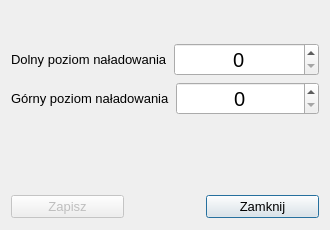
<?xml version="1.0" encoding="UTF-8"?>
<ui version="4.0">
 <class>OknoPowiadomien</class>
 <widget class="QDialog" name="OknoPowiadomien">
  <property name="geometry">
   <rect>
    <x>0</x>
    <y>0</y>
    <width>330</width>
    <height>230</height>
   </rect>
  </property>
  <property name="windowTitle">
   <string>Powiadomienia</string>
  </property>
  <layout class="QVBoxLayout" name="verticalLayout_4">
   <item>
    <layout class="QVBoxLayout" name="verticalLayout_3">
     <item>
      <layout class="QVBoxLayout" name="verticalLayout">
       <item>
        <layout class="QHBoxLayout" name="horizontalLayout">
         <item>
          <widget class="QLabel" name="label">
           <property name="font">
            <font>
             <pointsize>10</pointsize>
            </font>
           </property>
           <property name="text">
            <string>Dolny poziom naładowania</string>
           </property>
           <property name="buddy">
            <cstring>WartoscMin</cstring>
           </property>
          </widget>
         </item>
         <item>
          <widget class="QSpinBox" name="WartoscMin">
           <property name="sizePolicy">
            <sizepolicy hsizetype="Minimum" vsizetype="Fixed">
             <horstretch>0</horstretch>
             <verstretch>0</verstretch>
            </sizepolicy>
           </property>
           <property name="font">
            <font>
             <pointsize>15</pointsize>
            </font>
           </property>
           <property name="acceptDrops">
            <bool>false</bool>
           </property>
           <property name="frame">
            <bool>true</bool>
           </property>
           <property name="alignment">
            <set>Qt::AlignCenter</set>
           </property>
           <property name="readOnly">
            <bool>false</bool>
           </property>
           <property name="buttonSymbols">
            <enum>QAbstractSpinBox::UpDownArrows</enum>
           </property>
           <property name="keyboardTracking">
            <bool>true</bool>
           </property>
           <property name="maximum">
            <number>100</number>
           </property>
           <property name="singleStep">
            <number>5</number>
           </property>
           <property name="stepType">
            <enum>QAbstractSpinBox::DefaultStepType</enum>
           </property>
          </widget>
         </item>
        </layout>
       </item>
       <item>
        <layout class="QHBoxLayout" name="horizontalLayout_2">
         <item>
          <widget class="QLabel" name="label_2">
           <property name="font">
            <font>
             <pointsize>10</pointsize>
            </font>
           </property>
           <property name="text">
            <string>Górny poziom naładowania</string>
           </property>
           <property name="buddy">
            <cstring>WartoscMax</cstring>
           </property>
          </widget>
         </item>
         <item>
          <widget class="QSpinBox" name="WartoscMax">
           <property name="font">
            <font>
             <pointsize>15</pointsize>
            </font>
           </property>
           <property name="alignment">
            <set>Qt::AlignCenter</set>
           </property>
           <property name="readOnly">
            <bool>false</bool>
           </property>
           <property name="buttonSymbols">
            <enum>QAbstractSpinBox::UpDownArrows</enum>
           </property>
           <property name="keyboardTracking">
            <bool>true</bool>
           </property>
           <property name="maximum">
            <number>100</number>
           </property>
           <property name="singleStep">
            <number>5</number>
           </property>
          </widget>
         </item>
        </layout>
       </item>
      </layout>
     </item>
     <item>
      <layout class="QVBoxLayout" name="verticalLayout_2">
       <item>
        <spacer name="horizontalSpacer_4">
         <property name="orientation">
          <enum>Qt::Horizontal</enum>
         </property>
         <property name="sizeHint" stdset="0">
          <size>
           <width>40</width>
           <height>20</height>
          </size>
         </property>
        </spacer>
       </item>
       <item>
        <spacer name="horizontalSpacer_3">
         <property name="orientation">
          <enum>Qt::Horizontal</enum>
         </property>
         <property name="sizeHint" stdset="0">
          <size>
           <width>40</width>
           <height>20</height>
          </size>
         </property>
        </spacer>
       </item>
      </layout>
     </item>
    </layout>
   </item>
   <item>
    <layout class="QHBoxLayout" name="horizontalLayout_3">
     <item>
      <widget class="QPushButton" name="pushButton">
       <property name="enabled">
        <bool>false</bool>
       </property>
       <property name="font">
        <font>
         <pointsize>10</pointsize>
        </font>
       </property>
       <property name="text">
        <string>Zapisz</string>
       </property>
       <property name="autoDefault">
        <bool>false</bool>
       </property>
       <property name="flat">
        <bool>false</bool>
       </property>
      </widget>
     </item>
     <item>
      <widget class="QLabel" name="EasterText">
       <property name="enabled">
        <bool>true</bool>
       </property>
       <property name="minimumSize">
        <size>
         <width>70</width>
         <height>25</height>
        </size>
       </property>
       <property name="maximumSize">
        <size>
         <width>70</width>
         <height>25</height>
        </size>
       </property>
       <property name="font">
        <font>
         <family>Comic Sans MS</family>
         <weight>75</weight>
         <bold>true</bold>
        </font>
       </property>
       <property name="text">
        <string/>
       </property>
       <property name="alignment">
        <set>Qt::AlignCenter</set>
       </property>
       <property name="wordWrap">
        <bool>false</bool>
       </property>
      </widget>
     </item>
     <item>
      <widget class="QPushButton" name="pushButton_2">
       <property name="font">
        <font>
         <pointsize>10</pointsize>
        </font>
       </property>
       <property name="text">
        <string>Zamknij</string>
       </property>
       <property name="autoDefault">
        <bool>false</bool>
       </property>
       <property name="default">
        <bool>true</bool>
       </property>
      </widget>
     </item>
    </layout>
   </item>
  </layout>
 </widget>
 <tabstops>
  <tabstop>pushButton_2</tabstop>
  <tabstop>WartoscMin</tabstop>
  <tabstop>WartoscMax</tabstop>
 </tabstops>
 <resources/>
 <connections>
  <connection>
   <sender>pushButton_2</sender>
   <signal>clicked()</signal>
   <receiver>OknoPowiadomien</receiver>
   <slot>close()</slot>
   <hints>
    <hint type="sourcelabel">
     <x>131</x>
     <y>102</y>
    </hint>
    <hint type="destinationlabel">
     <x>56</x>
     <y>110</y>
    </hint>
   </hints>
  </connection>
 </connections>
</ui>
